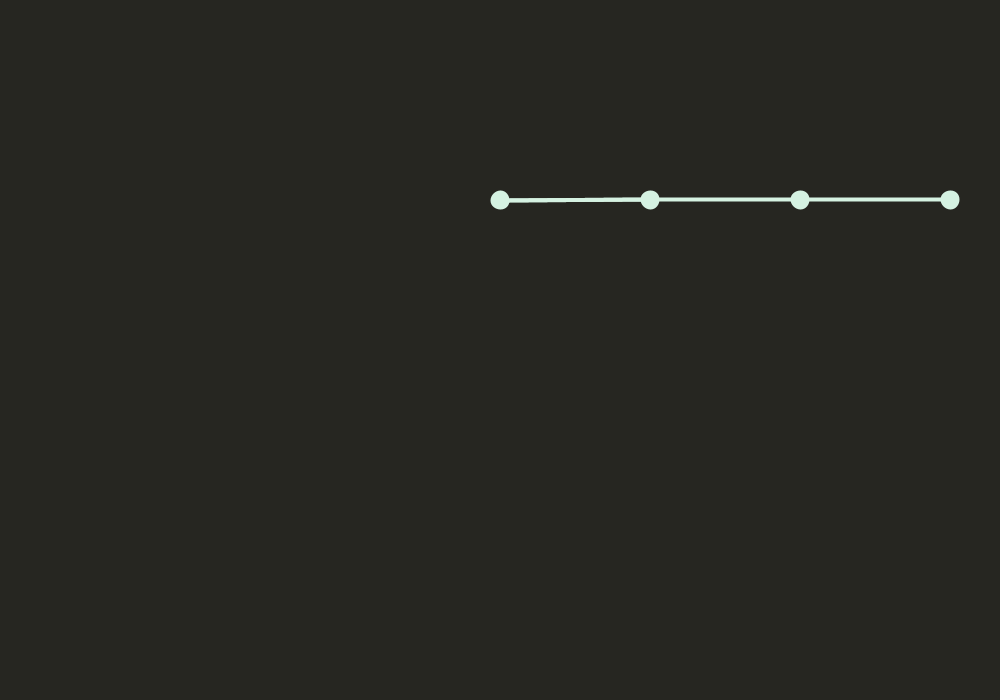
Frame 1 (no input)
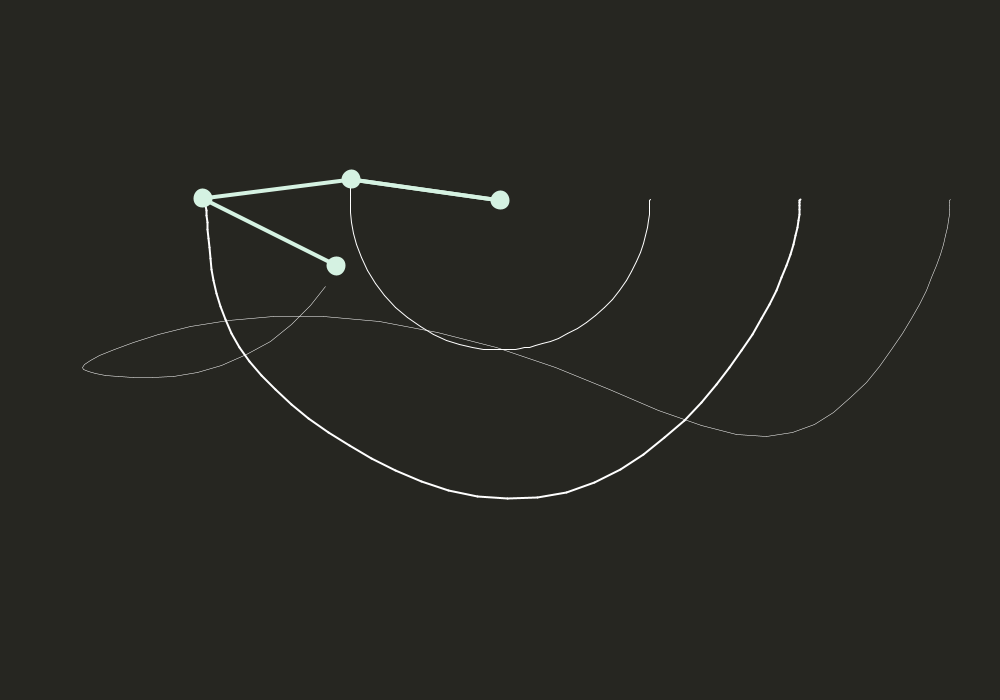
Frame 60 (the mouse pressed at the canvas centre just before this capture)
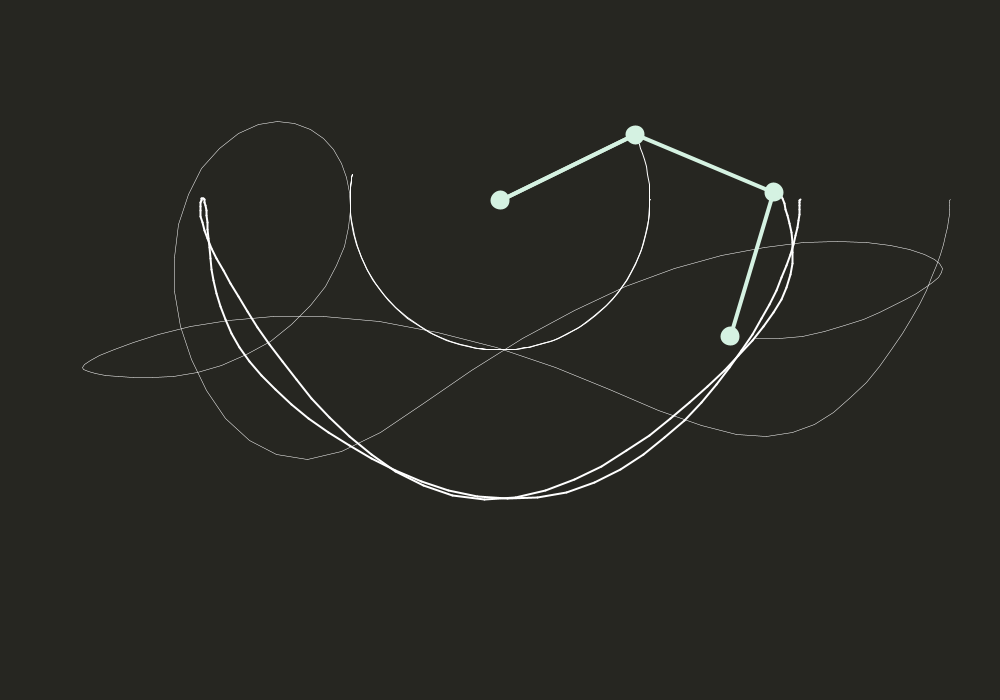
Frame 120 (the mouse held since frame 60 and released just before this capture)

The Processing sketch that drew these frames (run headless with seeded random() and noise(); from frame 60 on, the mouse is pressed at the canvas centre):

// Processing sketch: Recreation_Pendulum_Simulation
// ── Recreation_Pendulum_Simulation.pde
float r1 = 150;
float r2 = 150;
float r3 = 150;

float m1 = 15;
float m2 = 15; 
float m3 = 15;

float a1 = PI/2;
float a2 = PI/2;
float a3 = PI/2;

float a1_v = 0;
float a2_v = 0;
float a3_v = 0;

float g = 1;
float px = -1;
float py = -1;
float px2 = -1;
float py2 = -1;
float px3 = -1;
float py3 = -1;
float cx, cy;

PGraphics canvas;

void setup(){
  size(1000,700);
  cx = width/2;
  cy = 200;
  canvas = createGraphics(width, height);
  canvas.beginDraw();
  canvas.background(38, 38, 33);
  canvas.endDraw();
}


void draw(){
  background(38, 38, 33);
  imageMode(CORNER);
  image(canvas, 0, 0, width, height);
  
  float num1 = -g * (2 * m1 + m2) * sin(a1);
  float num2 = -m2 * g * sin(a1-2*a2);
  float num3 = -2*sin(a1-a2)*m2;
  float num4 = a2_v*a2_v*r2+a1_v*a1_v*r1*cos(a1-a2);
  float den = r1 * (2*m1+m2-m2*cos(2*a1-2*a2));
  float a1_a = (num1 + num2 + num3*num4) / den;
  
  num1 = 2 * sin(a1-a2);
  num2 = (a1_v*a1_v*r1*(m1+m2));
  num3 = g * (m1 + m2) * cos(a1);
  num4 = a2_v*a2_v*r2*m2*cos(a1-a2);
  den = r2 * (2*m1+m2-m2*cos(2*a1-2*a2));
  float a2_a = (num1*(num2+num3+num4)) / den;
  
  num1 = 2 * sin(a3-a2);
  num2 = (a2_v*a2_v*r2*(m2+m3));
  num3 = g * (m2 + m3) * cos(a2);
  num4 = a3_v*a3_v*r3*m3*cos(a2-a3);
  den = r3 * (2*m2+m3-m3*cos(2*a2-2*a3));
  float a3_a = (num1*(num2+num3+num4)) / den;
  
  translate(cx, cy);
  stroke(213, 242, 226);
  strokeWeight(4);
  
  float x1 = r1 * sin(a1);
  float y1 = r1 * cos(a1);
  
  float x2 = x1 + r2 * sin(a2);
  float y2 = y1 + r2 * cos(a2);
  
  float x3 = x2 + r3 * sin(a3);
  float y3 = y2 + r3 * cos(a3);
  
  line(0, 0, x1, y1);
  fill(213, 242, 226);
  ellipse(0, 0, m1, m1);
  
  line(0, 0, x1, y1);
  fill(213, 242, 226);
  ellipse(x1, y1, m1, m1);

  line(x1, y1, x2, y2);
  fill(213, 242, 226);
  ellipse(x2, y2, m2, m2);
  
  line(x2, y2, x3, y3);
  fill(213, 242, 226);
  ellipse(x3, y3, m3, m3);
  
  a1_v += a1_a;
  a2_v += a2_a;
  a3_v += a3_a;
  a1 += a1_v;
  a2 += a2_v;
  a3 += a3_v;
  
  canvas.beginDraw();
  canvas.translate(cx, cy);

  if(frameCount > 1){
    canvas.strokeWeight(1);
    canvas.stroke(255);
    canvas.line(px, py, x1, y1);
    
    canvas.strokeWeight(2);
    canvas.stroke(255);
    canvas.line(px2, py2, x2, y2);
    
    canvas.strokeWeight(0.5);
    canvas.stroke(255);
    canvas.line(px3, py3, x3, y3);
    
    //canvas.strokeWeight(4);
    //canvas.point(x2, y2);
  }
  canvas.endDraw();
  
  px = x1;
  py = y1;
  px2 = x2;
  py2 = y2;
  px3 = x3;
  py3 = y3;
  
  
}
